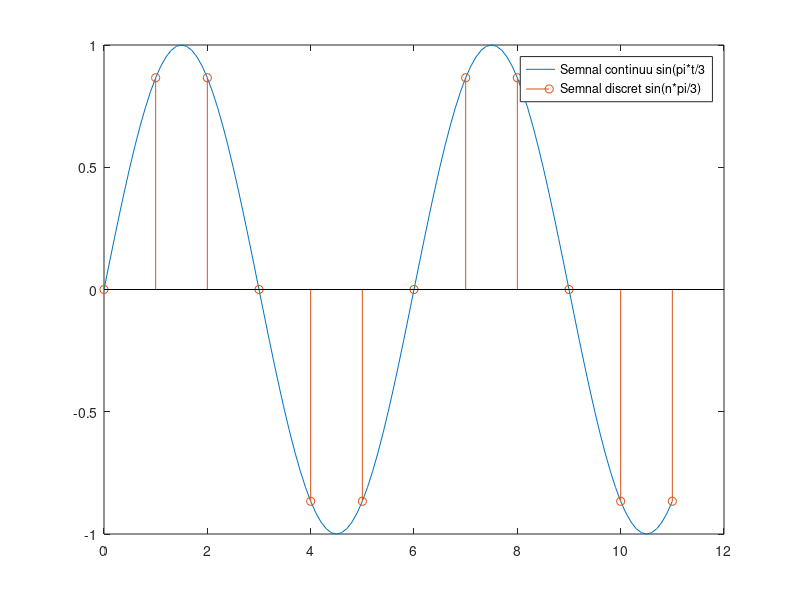

The MATLAB script that drew this image:
% Lucrarea_2c______________________________________________________________
clear all
close all
clc

% Cu valorile din indrumarul de laborator:
ohm = pi/3;   
Ts  = 1;
M   = 12;
t   = 0:0.1:M-1;
n   = 0:M-1;

%{
% SAU CU ALTE VALORI:
ohm = pi/5;
Ts  = 1;
M   = 24;
t   = 0:0.1:M-1;
n   = 0:M-1;
%}

xa  = sin(ohm * t);                 % semnal continuu
x   = sin(ohm .* n .* Ts);          % semnal discret

figure()
plot(t, xa);
hold on
stem(n, x);
legend('Semnal continuu sin(pi*t/3','Semnal discret sin(n*pi/3)')

